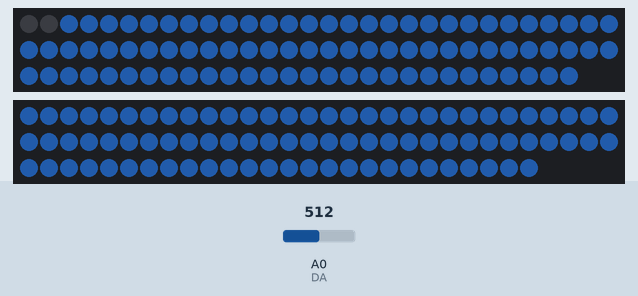
Recording of a sketch running on a simulated Arduino Uno, built with avr-gcc and run on an emulated ATmega328P. Parts: 88 RGB LEDs in strip order, left to right, continuing on the next row, 86 RGB LEDs in strip order, left to right, continuing on the next row. The test bench sets the inputs (shaded band); at power-on: A0 (DA) = 512. Dim RGB values are drawn brighter than linear; random numbers use the default seed unless the sketch sets one; what the sketch prints to the serial monitor is not drawn.

Above: at 2.7 s.
2.8 s: A0 (DA) set to 36
At 3.7 s:
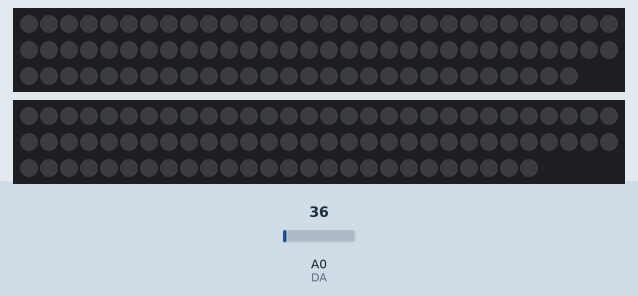
4.3 s: A0 (DA) set to 54
6.7 s: A0 (DA) set to 511
At 6.94 s:
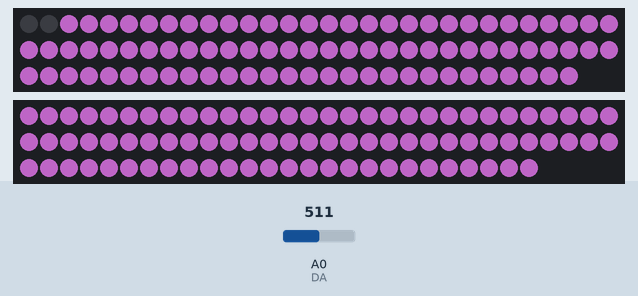
9.4 s: A0 (DA) set to 71
At 9.65 s:
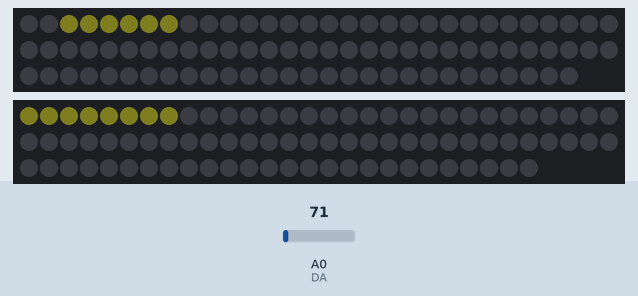
12.4 s: A0 (DA) set to 716
At 12.71 s:
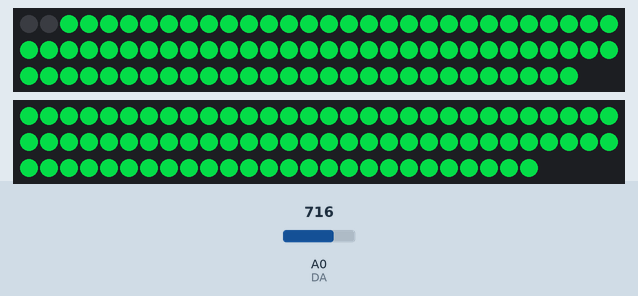
15.4 s: A0 (DA) set to 122
At 15.72 s:
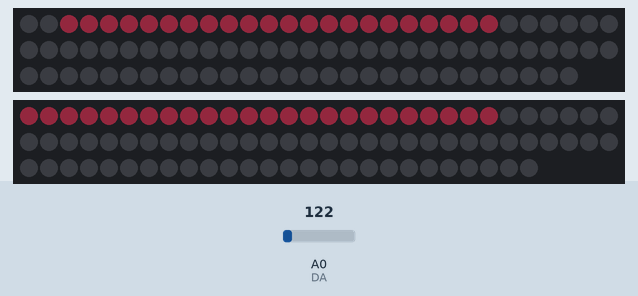
Timing chart, 0 to 18.4 s (numbered marks = the images above; inputs shaded):
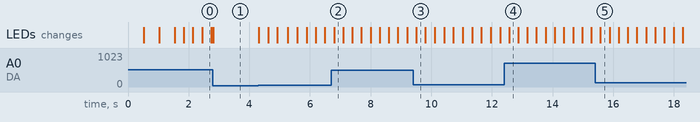

The sketch:

RandoColorsPrototype.ino
```cpp
#include <FastLED.h>

#pragma region constants
#define LED_TYPE WS2812B
#define COLOR_ORDER GRB
int sensorvalue = 0;
float EMA_a = 0.6;
int EMA_S = 0;
int red = 0;
int green = 0;
int blue = 0;
int previous_value = 0;
#pragma endregion

#pragma region Variables
#define DATA_PIN 3
#define DATA_PIN2 4
#define NUM_LEDS 88
#define NUM_LEDS2 86
#define BRIGHTNESS 50
int DO = 2;    //Pin for Digital Output - DO
int DA = 0;    // Pin for Analog Output - AO
int trsh = 25; //Set minimum threshold for LED lit
#pragma endregion

#pragma region Strip Segments and Definitions
//strip1
#define limit1 12
#define limit2 23
#define limit3 35
#define limit4 46
#define limit5 57
#define limit6 68
#define limit7 81

//strip2
#define limit9 11
#define limit10 22
#define limit11 33
#define limit12 44
#define limit13 55
#define limit14 66
#define limit15 80

CRGB strip1[NUM_LEDS];
CRGB strip2[NUM_LEDS2];
#pragma endregion

void setup()
{
    Serial.begin(38400);
    pinMode(2, INPUT);
    FastLED.addLeds<LED_TYPE, DATA_PIN, COLOR_ORDER>(strip1, NUM_LEDS).setCorrection(TypicalLEDStrip);
    FastLED.addLeds<LED_TYPE, DATA_PIN2, COLOR_ORDER>(strip2, NUM_LEDS2).setCorrection(TypicalLEDStrip);
    EMA_S = analogRead(DA);

    #pragma region Color Initialization
    LEDS.showColor(CRGB(255, 0, 0));
    delay(500);
    LEDS.showColor(CRGB(0, 255, 0));
    delay(500);
    LEDS.showColor(CRGB(0, 0, 255));
    delay(500);
    LEDS.showColor(CRGB(0, 0, 0));
    #pragma endregion
}

void loop()
{
#pragma region maths
    sensorvalue = analogRead(DA); //Read the analog value
    EMA_S = (EMA_a * sensorvalue);

    int overtrsh = (EMA_S - trsh) >> 1;  //Divides by 2
    int overtrsh2 = (EMA_S - trsh) >> 1; //Divides by 2
    int avOvertrsh = (overtrsh + overtrsh2) >> 1;
    FastLED.setBrightness(avOvertrsh);
#pragma endregion

#pragma region Color Definitions and LED Limiters
    int color1 = random8(200);
    int color2 = random8(200);
    int color3 = random8(200);

    if (overtrsh > NUM_LEDS)
    {
        overtrsh = NUM_LEDS;
    }
    if (overtrsh2 > NUM_LEDS2)
    {
        overtrsh2 = NUM_LEDS2;
    }
#pragma endregion

#pragma region Diagnosis
    Serial.println(overtrsh);
    // Serial.println(color3);
    // Serial.println(avOvertrsh);
    // Serial.println(EMA_S);
#pragma endregion

#pragma region Colors for Strip 1
    for (int i = 0; i < overtrsh && i < NUM_LEDS; i++)
    {
        strip1[i] = CRGB(color1, color2, color3);
    }
    for (int i = NUM_LEDS - 1; i > overtrsh - 1 && i >= 0; i--)
    {
        strip1[i] = CRGB(0, 0, 0);
    }
#pragma endregion

#pragma region Colors for Strip2
    for (int i = 0; i < overtrsh2 && i < NUM_LEDS2; i++)
    {
        strip2[i] = CRGB(color1, color2, color3);
    }
    for (int i = NUM_LEDS - 1; i > overtrsh2 - 1 && i >= 0; i--)
    {
        strip2[i] = CRGB(0, 0, 0);
    }
#pragma endregion
    FastLED.show();
}
```
